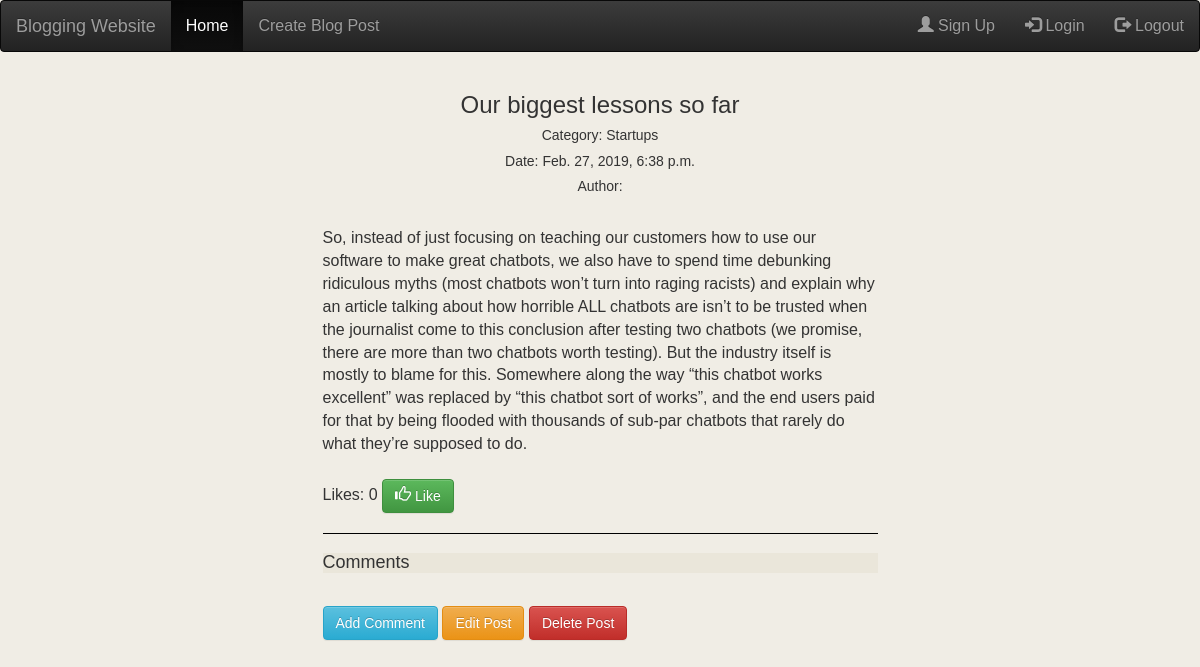
The page /post/3/ on the database as committed earlier.
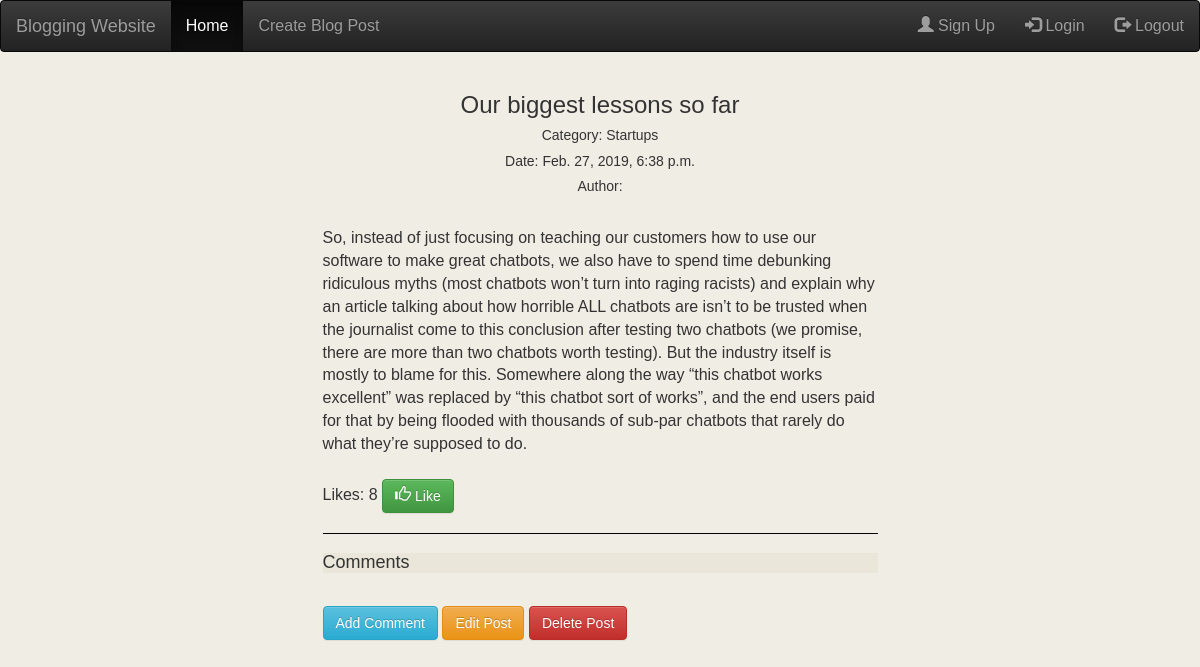
The same page on the database as committed later.
### blog/models.py (models this page shows, shortened)
class Post(models.Model):
    postAuthor = CurrentUserField()
    title = models.CharField(max_length = 150)
    category = models.CharField(max_length = 150)
    postContent = models.TextField()
    postCreatedDate = models.DateTimeField(default = timezone.now)
    postLikes = models.IntegerField(default = 0)

### blog/views.py (the view)
# urls.py: path('post/<int:post_id>/', views.postDetail, name='postDetail'),
def postDetail(request, post_id):
    post = get_object_or_404(Post, pk = post_id)
    return render (request, 'blog/post_detail.html', {'post': post})

### blog/templates/blog/post_detail.html (shortened to what this page needs)
{% include 'blog/base.html' %}
<div class = "container" >
  <div class = "row">
      <div class = "col-md-3"> </div>
      <div class = "col-md-6">
        <h3 class = "text-center"> {{ post.title }} </h3>
        <h5 class = "text-center"> Category: {{ post.category }}</h5>
        <h5 class = "text-center"> Date: {{ post.postCreatedDate }}
        <h5 class = "text-center"> Author: {{ post.postAuthor }}</h5>
        <br>
          {{ post.postContent }}
        <br><br>
        Likes: {{ post.postLikes }}
        <a href="/post/like/{{post.pk}}" class="btn btn-success btn-md">
          <span class="glyphicon glyphicon-thumbs-up"></span> Like
        </a>
        <div class = "comments">
          <h4> Comments </h4>
          </div>
          <br>
          <a href='/post/{{post.pk}}/add/comment' class="btn btn-info" role="button"> Add Comment</a>
          <a href='/post/edit/{{post.pk}}' class="btn btn-warning" role="button"> Edit Post</a>
          <a href='/post/delete/{{post.pk}}' class="btn btn-danger" role="button"
          onclick="return confirm('Do you want to delete this post?')"> Delete Post</a>
      </div>
  </div>
</div>

Rows that differ between the two databases and show on the page:
changed Post "Our biggest lessons so far": postLikes "0" → "8"
